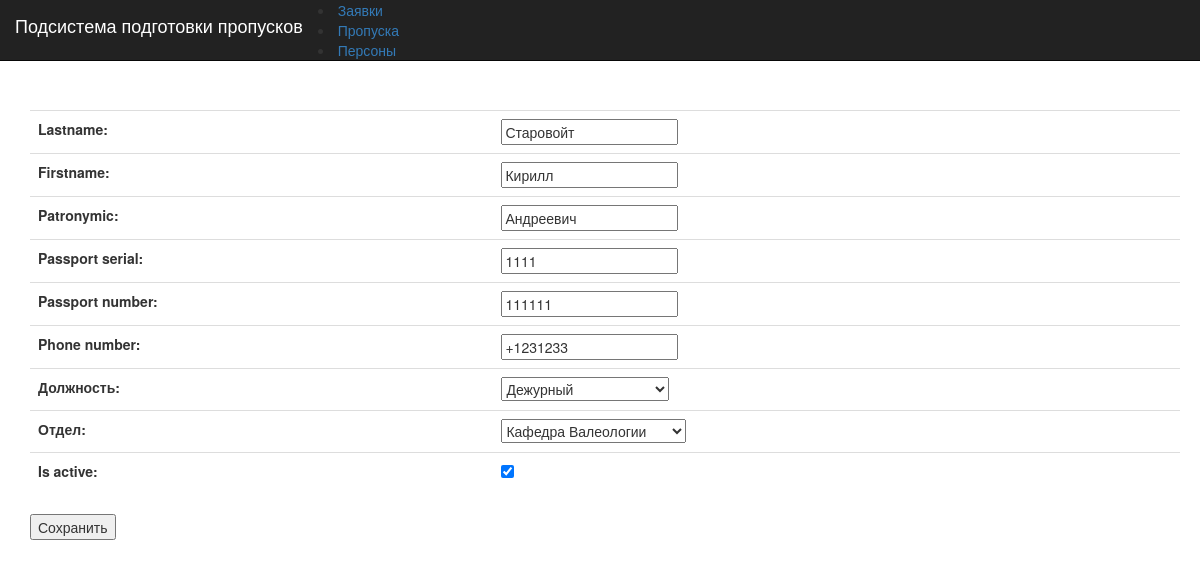
/permitsystem/person/77, run on the app's committed database.
### MyPermitSysApplication/models.py (models this page shows, shortened)
class Person(models.Model):
    firstname = models.CharField(max_length=20)
    lastname = models.CharField(max_length=20)
    patronymic = models.CharField(max_length=20, blank=True, null=True)
    passport_serial_regex = RegexValidator(regex=r'^\d{4}$',
                                               message="Passport Serial must be entered in the format: '9999'. Up to 4 digits allowed.")
    passport_number_regex = RegexValidator(regex=r'^\d{6}$',
                                               message="Passport Number must be entered in the format: '999999'. Up to 6 digits allowed.")
    passport_serial = models.IntegerField(validators=[passport_serial_regex], blank=True)
    passport_number = models.IntegerField(validators=[passport_number_regex], blank=True)
    position = models.ForeignKey(Position, verbose_name="Должность", null=True, blank=True)
    department = models.ForeignKey(Department, verbose_name="Отдел")
    phone_regex = RegexValidator(regex=r'^\+?1?\d{9,15}$',
                                 message="Phone number must be entered in the format: '+999999999'. Up to 15 digits allowed.")
    phone_number = models.CharField(max_length=15, validators=[phone_regex], blank=True,
                                    null=True)  # validators should be a list
    class Meta:
        verbose_name = u'Персона'
        verbose_name_plural = u'Персоны'
    is_active = models.BooleanField(default=False)

### MyPermitSysApplication/views.py (the view)
# urls.py: url(r'person/(?P<pk>[0-9]+)', views.person, name="person"),
def person(request,pk):
    context = PermitSystemServiceLayerPerson.person(request, pk)
    if context['error'] == 1:
        return HttpResponse("Error!")
    else:
        return render(request, 'person.html', context)

### MyPermitSysApplication/forms.py
class PersonForm(ModelForm):
    class Meta:
        model = Person
        fields = ['lastname','firstname',  'patronymic', 'passport_serial', 'passport_number', 'phone_number',
                  'position', 'department','is_active']

### MyPermitSysApplication/gateway.py (called while the page is built)
    def __getattribute__(self, key):
        try:
            return super(Gateway, self).__getattribute__(key)
        except AttributeError:
            if key in self.FIELDS:
                return self._fields[key]
            else:
                raise AttributeError('Attribute {} is unknown'.format(key))

    def __setattr__(self, key, value):
        if key in self.FIELDS:
            self._fields[key] = value
            self.__dirty__.add(key)
        else:
            return super(Gateway, self).__setattr__(key, value)

    @classmethod
    def get_conn(cls):
        return Connection.get_connection()

    @classmethod
    def find_by_id(cls, _id):
        c = cls.get_conn().cursor()
        res = c.execute("SELECT * FROM {} WHERE `id` = ?".format(cls.TABLE_NAME), [_id])
        desc = Connection.get_cursor_description(res)
        row = res.fetchone()
        if row is None:
            raise cls().DoesNotExist(_id)
        d = Connection.row_to_dict(row, desc)
        return cls(__exists__=True, **d)

### MyProject10Sem/utils.py (called while the page is built)
    @classmethod
    def get_connection(cls):
        if cls.obj is None:
            cls.obj = Connection()
        return cls.obj.conn

    @staticmethod
    def get_cursor_description(cursor):
        if cursor.description is not None:
            return list(map(lambda l: list(l)[0], list(cursor.description)))
        return None

    @staticmethod
    def row_to_dict(row, desc):
        return dict(zip(desc, row))

### RequestSysApplication/models.py (called while the page is built)
    def __str__(self):
        full_name = '%s %s' % (self.name, self.number)
        return full_name.strip()

    def __str__(self):
        return self.name

### templates/person.html (shortened to what this page needs)
{% extends "base_nav.html"%}
{% block nav_brand %}Подсистема подготовки пропусков{% endblock %}
{% block navbar-menu %}
    <li class="active"><a href="/permitsystem/permit_sys_req">Заявки</a></li>
    <li><a href="/permitsystem/permit_sys_permits">Пропуска</a></li>
    <li><a href="/permitsystem/permit_sys_persons">Персоны</a></li>
{% endblock %}
{% block bodycontent %}
    <br/><br/><br/>
     <form action="/permitsystem/person/{{ person.id }}" method="post">
         <table class="table table-responsive">
             {{ form.as_table }}
         </table>
         <input type="submit" value="Сохранить" />
     </form>
{% endblock %}

### templates/base_nav.html (style rules this page uses)
body { padding-top: 50px; padding-left: 30px; padding-right: 20px; }

### data on the page
Person: lastname "Старовойт", firstname "Кирилл", patronymic "Андреевич", passport_serial "1111", passport_number "111111", phone_number "+1231233", position "Дежурный", department "Кафедра Валеологии", is_active "☑"
